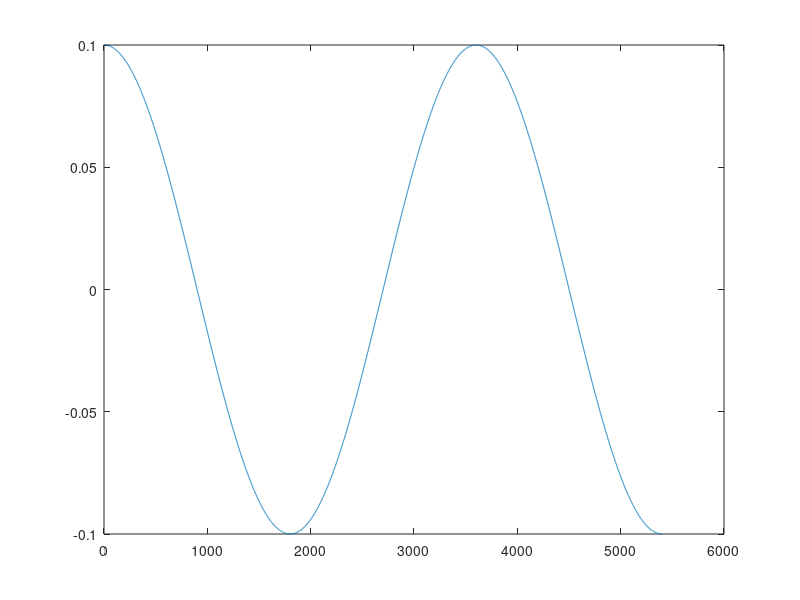

Reproduce this figure in MATLAB. (Note: this script raises an error after producing the figure.)
% %%
% load Data
% aalpha=[];
% LL=[];
% pphi=[];
% LL(1)=lOde;
% for i=1:length(Time)-1
%     Phiaalpha(i)=acos((LL(i)^2-r_thetaRTime(i)^2+R^2)/2/R/LL(i))*sign(tauTime(i));
% %     if(abs(tauTime(i))<1e-4)
% %         Phiaalpha(i)=0;
% %     end
%         
% %     if(LL(i)/R*sin(aalpha(i))> .001)
% %         pphi(i)=asin(LL(i)/R*sin(aalpha(i)));
% %     else
% %         pphi(i)=(LL(i)/R*sin(aalpha(i)));
% %     end
%     LL(i+1)=LL(i)+diff(ThetaTime(i:i+1))*LL(i)*tan(real(Phiaalpha(i)));
% end
% 

%%  Set Parameters and Torque Profile
home
close all
clear

% Paramters
    m=.0385;
    K=5000;
    R=.015/2;
    l0=.04;
    lOde=.05;

% Profile
    ThetaS=deg2rad(0:.05:270)';
% linear
%     tau=.125*(ThetaS)-.1178*2.5; 
% constant
%      tau=.3*ones(size(ThetaS));
% exp
%     tau=(2*(1-exp((-ThetaS) )))/2;
% tanh
%      tau=.149*(tanh(-(-ThetaS+3*pi/4)*1));
% Cubic
%     tau=.02*(ThetaS-3*pi/4).^3;
% Sine
    tau=.1*(sin(2*(ThetaS-3*pi/4)));
    plot(tau)

%% Calculate the profile of Cam for the given Torque Profile
OdeOpt= odeset('RelTol',1e-6,'AbsTol',1e-6);
[Theta,L_ThetaS]=ode15s(@(theta,l)OdeSolverNonLinTRot(theta,l,tau,ThetaS,K,l0),ThetaS,lOde,OdeOpt);

Tan_Phi_Alpha=(tau./(K.*L_ThetaS.*(L_ThetaS-l0)));
Phi_Alpha=atan(tau./(K.*L_ThetaS.*(L_ThetaS-l0)));
Cot_Phi=(L_ThetaS.*cos(Phi_Alpha)-R)./(L_ThetaS.*sin(Phi_Alpha));
Phi=acot(Cot_Phi);
r_thetaR=sin(Phi_Alpha)./sin(Phi).*L_ThetaS;
Sin_Alpha=R*(sin(Phi)./L_ThetaS);
Alpha=asin(Sin_Alpha);
ThetaR=Theta+Alpha;
disp('here')

figure
set(gcf,'position',[300 25 500 675])
subplot(3,2,[1,2,3,4])
    hold off
    hh1=Mypolar(0,100*(max(L_ThetaS)+R));
    set(hh1,'linewidth',2);
    hold on
    hh=Mypolar([ThetaR; ThetaR(1)],[ 100*r_thetaR ;100*r_thetaR(1)]);
    set(hh,'linewidth',3);
    
    hold all
    hhh=polar(ThetaS,100*L_ThetaS);
    set(hhh,'linestyle','-.');
    viscircles(100*L_ThetaS(1)*[cos(ThetaS(1)),sin(ThetaS(1)) ],100*R,'EdgeColor',[0.31 0.31 0.3]);
    plot([0 100*(L_ThetaS(1)+R)*cos(ThetaS(1))],[0,100*(L_ThetaS(1)+R)*sin(ThetaS(1))],'color','r','linewidth',2)
    plot([100*L_ThetaS(1)*cos(ThetaS(1)) 100*(r_thetaR(1))*cos(ThetaR(1))],[100*L_ThetaS(1)*sin(ThetaS(1)),100*(r_thetaR(1))*sin(ThetaR(1))],'color','g')
    plot([0 100*(r_thetaR(1)+2*R)*cos(ThetaR(1))],[0,100*(r_thetaR(1)+2*R)*sin(ThetaR(1))],'color','m')
    

    
hss=subplot(3,2,5);
    plot(rad2deg(ThetaS),tau,'linewidth',2)
    xlabel(['q',' (deg)'],'FontWeight','bold','FontSize',12,'FontName','mwa_cmb10');
    ylabel('\tau (N.m)','FontWeight','bold','FontSize',12,'FontName','mwa_cmb10','FontWeight','bold');
    grid on
    set(gca,'FontSize',10,'FontWeight','bold','FontName','mwa_cmb10')
    xlim([0 270])
%     ylim([min(tau) max(tau)]*1.2)
    set(gca,'XTickLabel',{'0','','','90','','','180','','','270'},...
    'XTick',[0 30 60 90 120 150 180 210 240 270])

hss=subplot(3,2,6);
    plot(rad2deg(ThetaS(2:end)),diff(tau(1:end))./diff(ThetaS(1:end)),'linewidth',2)
    ylabel('Stiffness (N.m/deg)','FontWeight','bold','FontSize',14,'FontName','mwa_cmb10');
    grid on
    xlabel(['q',' (deg)'],'FontWeight','bold','FontSize',12,'FontName','mwa_cmb10');
    set(gca,'FontSize',10,'FontWeight','bold','FontName','mwa_cmb10')
    xlim([0 270])
%     ylim([min(diff(tau(1:end))./diff(ThetaS(1:end))) max(diff(tau(1:end))./diff(ThetaS(1:end)))]*1.2)
    set(gca,'XTickLabel',{'0','','','90','','','180','','','270'},...
    'XTick',[0 30 60 90 120 150 180 210 240 270])


%% Specify the Speed Profile

f=.1;
Time=linspace(0,1/2/f,length(L_ThetaS));

% t=0 --> theta =0 & omega= 0
% t=T/2 --> theta = middle of range & omega= max
% t=T --> theta = end of range & omega= 0
% a=-ThetaS(end)/2;
% b=pi/Time(end);
% c=pi/2;
% d=-a;
% ThetaTime=a*sin(b*Time+c)+d;    % position
% OmegaTime=a*b*cos(b*Time+c);    % angular velicty
% AlphaTime=-a*b^2*sin(b*Time+c);    % angular acceleration

a=ThetaS(end)/Time(end);
ThetaTime=a*Time;    % position
OmegaTime=a*ones(size(Time));    % angular velicty
AlphaTime=0*ones(size(Time));    % angular acceleration

% a=2*(ThetaS(end))/((Time(end)^2));
% ThetaTime=1/2*a*Time.^2;    % position
% OmegaTime=a*(Time)+.01;    % angular velicty
% AlphaTime=a*ones(size(Time));    % angular acceleration

L_ThetaSTime=interp1(ThetaS,smooth(L_ThetaS),ThetaTime);
DL_ThetaSTime=differential(smooth(L_ThetaSTime,3)',Time,diff(Time(1:2)));
D2L_ThetaSTime=differential(smooth(DL_ThetaSTime,3)',Time,diff(Time(1:2)));

DL_ThetaS =differential(smooth(L_ThetaS,3)',ThetaS',diff(ThetaS(1:2)));
D2L_ThetaS=differential(smooth(DL_ThetaS,3)',ThetaS',diff(ThetaS(1:2)));

tauTime=(m*3/2*(DL_ThetaSTime.*D2L_ThetaSTime  +  L_ThetaSTime.^2.*OmegaTime.*AlphaTime  +  L_ThetaSTime.*DL_ThetaSTime.*OmegaTime.^2)+K*(L_ThetaSTime-l0).*DL_ThetaSTime)./OmegaTime;

Lextra=linspace(0,l0/5,5);
for i=1:length(Lextra)
    tauTime(end+1,:)=(m*3/2*(DL_ThetaSTime.*D2L_ThetaSTime  +  L_ThetaSTime.^2.*OmegaTime.*AlphaTime  +  L_ThetaSTime.*DL_ThetaSTime.*OmegaTime.^2)+K*(L_ThetaSTime-l0+Lextra(i)).*DL_ThetaSTime)./OmegaTime;
end

figure
    subplot(2,1,1)
%         plot(ThetaTime,tauTime(1,:),'linewidth',2,'DisplayName','main')
        xlabel(['q',' (deg)'],'FontWeight','bold','FontSize',12,'FontName','mwa_cmb10');
        ylabel(['\tau',' (N/m)'],'FontWeight','bold','FontSize',12,'FontName','mwa_cmb10');
        hold all
        for i=2:size(tauTime,1)
            plot(ThetaTime,tauTime(i,:),'linewidth',2,'DisplayName',['l0=',num2str(l0-Lextra(i-1))])
        end
        grid on
        hold off
        legend(gca,'show');

    subplot(2,1,2)
        xlabel(['q',' (deg)'],'FontWeight','bold','FontSize',12,'FontName','mwa_cmb10');
        ylabel('Scale','FontWeight','bold','FontSize',12,'FontName','mwa_cmb10');
        hold all
        for i=2:size(tauTime,1)
            plot(ThetaTime,tauTime(i,:)./tauTime(1,:),'linewidth',2,'DisplayName',['l0=',num2str(l0-Lextra(i-1))])
        end
        grid on
        hold off
        legend(gca,'show');
%% Calculate the Generated Torque 

OdeOpt= odeset('RelTol',1e-4,'AbsTol',1e-4,'Events',@(t,theta)StopCond(t,theta));
[TimeOde,Xs]=ode15s(@(t,theta)OdeSolverNonLinTRotExact_Inverser(t,theta,1.05*tauTime,ThetaS,L_ThetaS,DL_ThetaS,D2L_ThetaS,Time,K,l0,m),Time,[0 .1],OdeOpt);
ThetaOde=Xs(:,1)';
disp('there')
clf
subplot(2,1,1)
plot(TimeOde,ThetaOde)
hold all
plot(Time,ThetaTime)

subplot(2,1,2)
plot(rad2deg(ThetaOde),interp1(Time,tauTime,TimeOde))
hold all
plot(rad2deg(ThetaS),tau)
